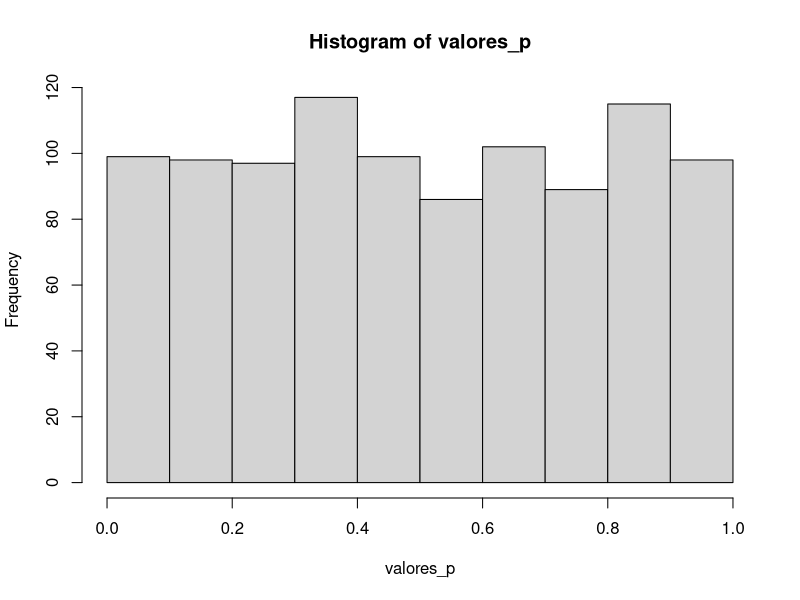

Reproduce this figure in R.
# valor p em função de N em um teste chi-quadrado

set.seed(5)
N <- 1e6
dados <- tibble::tibble(
  a = sample(letters[1:4], N, replace = TRUE)
) |>
  dplyr::mutate(b = dplyr::case_when(
    a == "a" ~ sample(LETTERS[1:4], N, TRUE, c(.253, .249, .249, .249)),
    a == "b" ~ sample(LETTERS[1:4], N, TRUE, c(.249, .253, .249, .249)),
    a == "c" ~ sample(LETTERS[1:4], N, TRUE, c(.249, .249, .253, .249)),
    a == "d" ~ sample(LETTERS[1:4], N, TRUE, c(.249, .249, .249, .253))
  ))

table(dados)

tamanhos <- c(1000, 10000, 100000, 1000000)

tamanhos |>
  purrr::set_names(format(tamanhos, scientific = FALSE)) |>
  purrr::map_dfr(~{
    da <- head(dados, .x)
    tabela <- table(da)
    teste <- chisq.test(tabela)
    broom::tidy(teste)
  }, .id = "tamanho")

# quando não tem efeito, o valor-p tem distribuição uniforme!

N <- 1000
valores_p <- purrr::rerun(N, {
  x <- rnorm(N)
  y <- 1 + rnorm(N, sd = .0001)
  broom::tidy(lm(y~x))$p.value[2]
}) |> purrr::flatten_dbl()

hist(valores_p)


